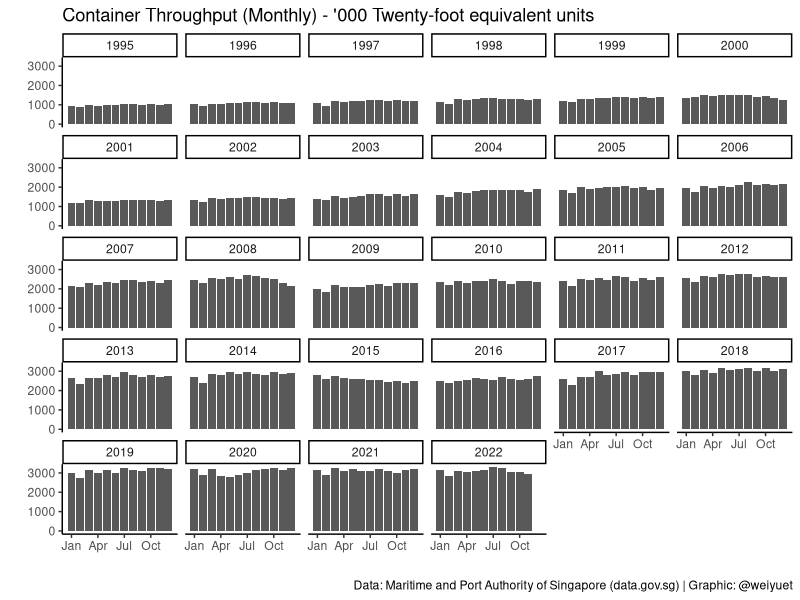
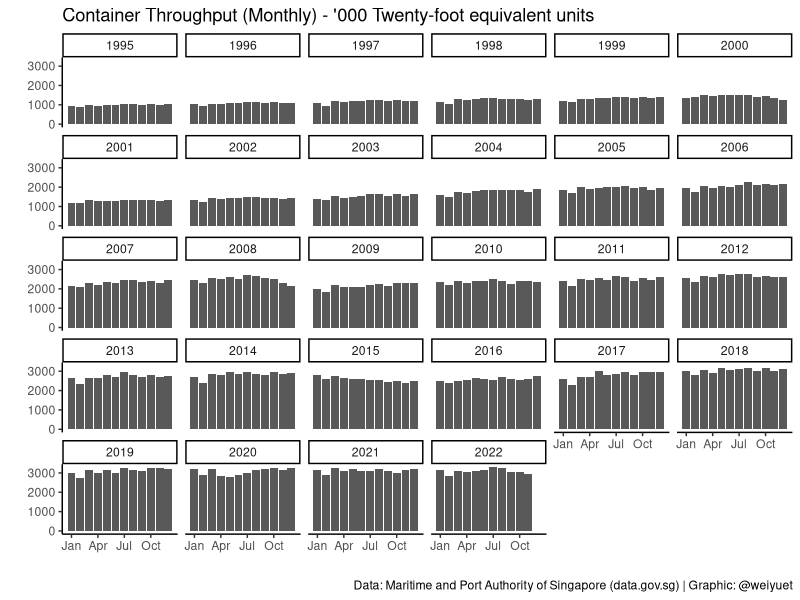

Source code (R) for these figures, in order:
################################
# Container Throughput Monthly #
################################

#### Setup ####
library(tidyverse)
library(scales)

#### Load data ####
container_throughput_monthly <- read_csv("data/container-throughput-monthly-total/container-throughput-monthly.csv")

#### Wrangle ####
# Separate month and year
container_throughput_monthly <- container_throughput_monthly %>% 
  separate(month, c("year", "month"))

# Convert year and month into numeric
container_throughput_monthly <- container_throughput_monthly %>% 
  mutate(across(1:2, as.numeric))

#### Visualize ####
# How many containers go through Singapore each month?
container_throughput_monthly %>% 
  ggplot(aes(x = month,
             y = container_throughput)) +
  geom_col() +
  facet_wrap(vars(year)) +
  scale_x_continuous(breaks = seq(1, 12, 3),
                     labels = month.abb[seq(1, 12, 3)]) +
  theme_classic() +
  labs(x = "",
       y = "",
       title = "Container Throughput (Monthly) - '000 Twenty-foot equivalent units",
       caption = "Data: Maritime and Port Authority of Singapore (data.gov.sg) | Graphic: @weiyuet")

#### Save image ####
ggsave("figures/container-throughput-yearly-total.png", width = 10, height = 6.5)
